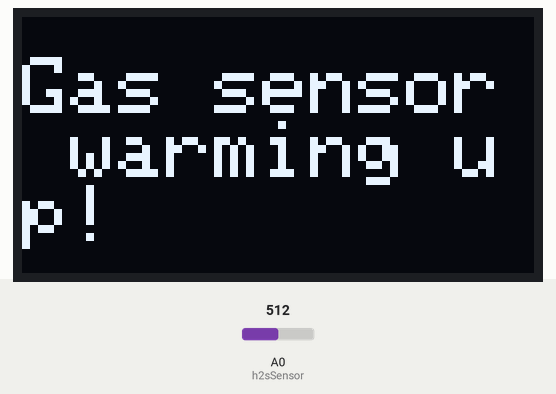
This sketch was run on a simulated Arduino Uno, built with avr-gcc and run on an emulated ATmega328P. Shown: 128×64 one-colour display. The test bench sets the inputs (shaded band); at power-on: A0 (h2sSensor) = 512.

Above: at 2.1 s.
At 22.1 s:
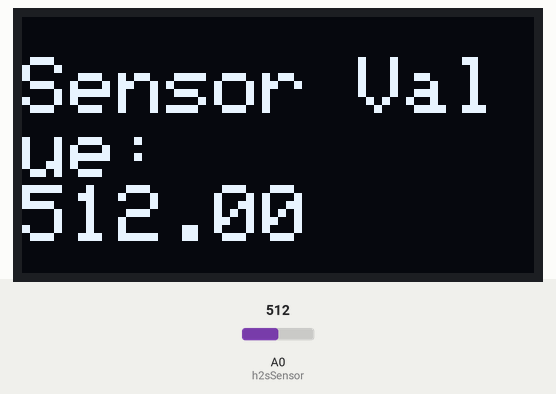

Measured:
- what the display in image 0 shows lasts 20.0 s, from 2.1 s to 22.1 s

The sketch:

code.ino
```cpp
#include <Wire.h>
#include <Adafruit_GFX.h>
#include <Adafruit_SSD1306.h>

#define SCREEN_WIDTH 128 // OLED display width, in pixels
#define SCREEN_HEIGHT 64 // OLED display height, in pixels

// Declaration for an SSD1306 display connected to I2C (SDA, SCL pins)
Adafruit_SSD1306 display(SCREEN_WIDTH, SCREEN_HEIGHT, &Wire, -1);

int h2sSensor = 0; //define sensor analog pin
float sensorValue = 0; //variable to store sensor value

void setup()
{
  Serial.begin(9600); // sets the serial port to 9600
  Serial.begin(115200);

  if(!display.begin(SSD1306_SWITCHCAPVCC, 0x3C)) { // Address 0x3D for 128x64
    Serial.println(F("SSD1306 allocation failed"));
    for(;;);
  }
  delay(2000);
  display.clearDisplay();

  display.setTextSize(2);
  display.setTextColor(WHITE);
  display.setCursor(0, 10);
  // Display static text
  display.println("Gas sensor warming up!");
  display.display();
  delay(20000); // allow the MQ-6 to warm up
}

void loop()
{
  sensorValue = analogRead(h2sSensor); // read analog input pin 0
  display.clearDisplay();
  display.setCursor(0, 10);
  display.println("Sensor Value: ");
  display.println(sensorValue);
  display.display();
  delay(1000); // wait 1s for next reading
}
```
